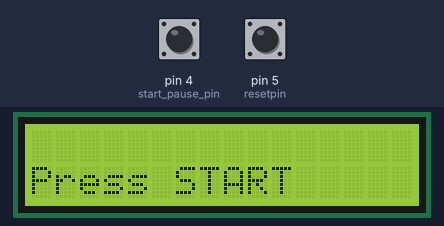
A sketch run on a simulated Arduino Uno, built with avr-gcc and run on an emulated ATmega328P. Parts: 16×2 character LCD. The test bench sets the inputs (shaded band); at power-on: pin 4 (start_pause_pin) LOW, pin 5 (resetpin) LOW.

Above: at 1.2 s.
1.3 s: pin 4 (start_pause_pin) pulled HIGH for 0.15 s
At 1.75 s:
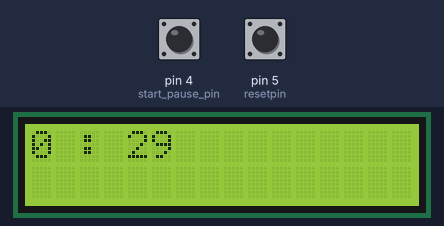
2.0 s: pin 5 (resetpin) pulled HIGH for 0.15 s
At 2.9 s:
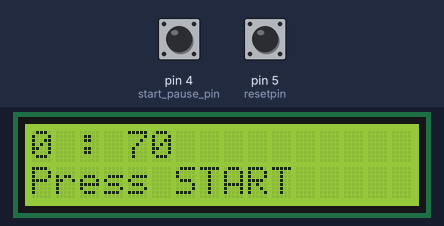
3.6 s: pin 4 (start_pause_pin) pulled HIGH for 1 s
At 4.36 s:
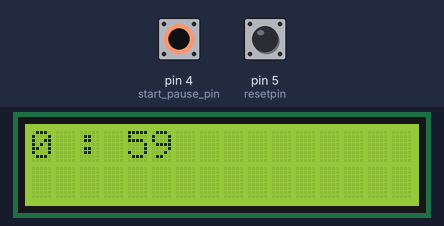
5.2 s: pin 5 (resetpin) pulled HIGH for 1 s
At 6.0 s:
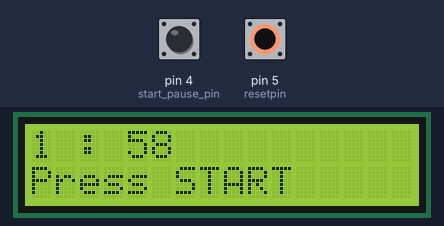
Timing chart, 0 to 8.2 s (numbered marks = the images above; inputs shaded):
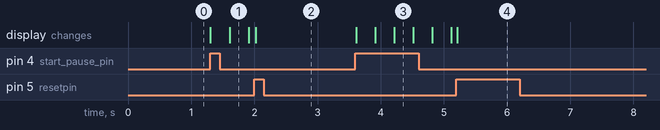

Measured:
- after the input at 1.3 s, the display: first changes at once (image 1 shows a later state)
- after the input at 2.0 s, the display: changes at once (image 2)
- after the input at 3.6 s, the display: first changes at once (image 3 shows a later state)
- after the input at 5.2 s, the display: changes at once (image 4)

The sketch:

STOPWATCHI2C.ino
```cpp
#include <LiquidCrystal_I2C.h>
LiquidCrystal_I2C lcd(0x27, 16, 2); //16x2 display

const int start_pause_pin = 4, resetpin = 5;
String stopwatch = "stop", start_pause = "low";
long start_time = 0, seconds = 0;
void setup()
{
  pinMode(start_pause_pin, INPUT);
  pinMode(resetpin, INPUT);
  lcd.init();// initialize the lcd
  lcd.backlight();// Backlight ON
  lcd.setCursor(0, 1);
  lcd.print("Press START");
}

void loop() {
  if (stopwatch == "run") {
    lcd.setCursor(0, 0);
    seconds = (millis() - start_time) / 1000;
    long  centisecond = ((millis() - start_time) / 10) % 100;
    lcd.print(seconds);
    lcd.print(" : ");
    lcd.print(centisecond);
  }
  if (digitalRead(resetpin) == HIGH) {
    //Reset stopwatch
    stopwatch = "stop";
    start_time = 0;
    lcd.setCursor(0, 1);
    lcd.print("Press START");
  }
  if (digitalRead(start_pause_pin) == HIGH && stopwatch == "stop") {
    //Start stopwatch
    start_time = millis();
    lcd.clear();
    stopwatch = "run";
    start_pause = "high";
  }
  else if (digitalRead(start_pause_pin) == HIGH && stopwatch == "run" && start_pause == "low") {
    //Pause stopwatch
    stopwatch = "pause";
    start_pause = "high";
  }
  else if (digitalRead(start_pause_pin) == HIGH && stopwatch == "pause" && start_pause == "low") {
    //Resume stopwatch
    start_time = millis() - (seconds * 1000);
    stopwatch = "run";
    start_pause = "high";
    lcd.clear();

  }
  else if (digitalRead(start_pause_pin) == LOW) {
    start_pause = "low";
  }
  delay(10);
}
```
